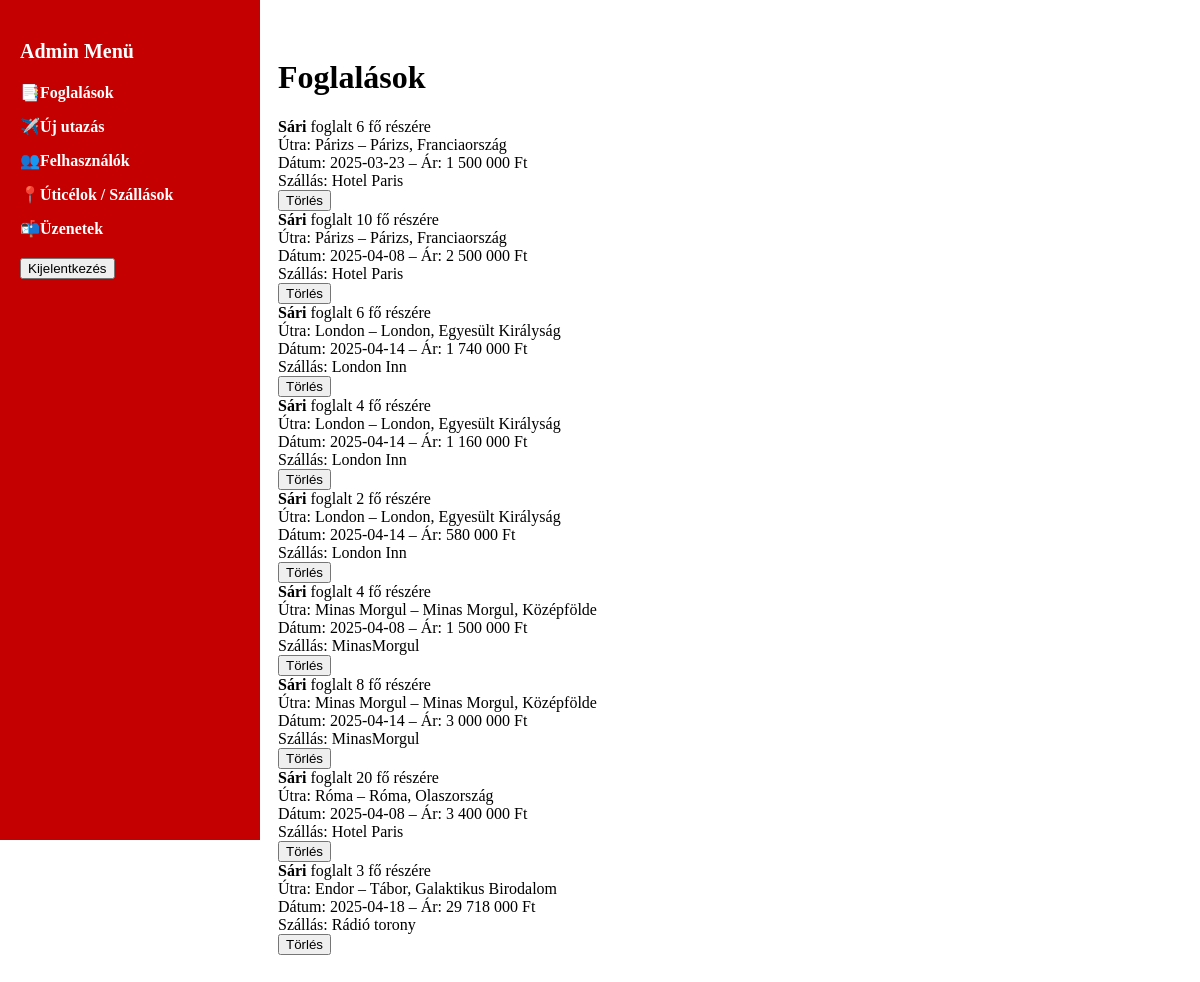
/Pagoda_Travel_Utazasi_iroda/public/admin.php (signed in), run on the app's committed database.
### tables this page shows
CREATE TABLE `bookings` (
  `id` int(11) NOT NULL,
  `clients_id` int(11) NOT NULL,
  `trips_id` int(11) NOT NULL,
  `accommodation_id` int(11) NOT NULL,
  `booking_date` date NOT NULL,
  `number_of_passengers` int(11) NOT NULL,
  `total_price` bigint(20) NOT NULL
);

CREATE TABLE `clients` (
  `id` int(11) NOT NULL,
  `name` varchar(100) NOT NULL,
  `email` varchar(100) NOT NULL,
  `password` varchar(255) NOT NULL
);

CREATE TABLE `destinations` (
  `id` int(11) NOT NULL,
  `destination` varchar(100) NOT NULL,
  `city` varchar(100) NOT NULL,
  `country` varchar(100) NOT NULL
);

CREATE TABLE `accommodation` (
  `id` int(11) NOT NULL,
  `name_of_accommoda` varchar(100) NOT NULL,
  `address` varchar(255) NOT NULL,
  `rating` char(5) DEFAULT NULL,
  `price_per_night_per_per` bigint(20) NOT NULL,
  `destination_id` int(11) DEFAULT NULL
);

### Pagoda_Travel_Utazasi_iroda/app/controllers/AdminController.php (called while the page is built, shortened)
<?php
require_once __DIR__ . '/../models/Admin.php';
class AdminController {
    public function getAllBookings($pdo)
{
    $stmt = $pdo->query("
        SELECT b.*, c.name AS client_name,
               t.price_per_person, t.departure, t.arrival,
               d.destination, d.city, d.country,
               a.name_of_accommoda
        FROM bookings b
        JOIN clients c ON b.clients_id = c.id
        JOIN trips t ON b.trips_id = t.id
        JOIN destinations d ON t.destination_id = d.id
        JOIN accommodation a ON b.accommodation_id = a.id
    ");
    return $stmt->fetchAll(PDO::FETCH_ASSOC);
}
}
?>

### Pagoda_Travel_Utazasi_iroda/app/views/admin/pages/bookings.php (the view, shortened to what this page needs)
<h1>Foglalások</h1>
<?php foreach ($bookings as $booking): ?>
    <div class="booking-item">
        <strong><?php echo htmlspecialchars($booking['client_name']); ?></strong> foglalt
        <?php echo htmlspecialchars($booking['number_of_passengers']); ?> fő részére<br>
        Útra: <?php echo htmlspecialchars($booking['destination']); ?> –
        <?php echo htmlspecialchars($booking['city']); ?>,
        <?php echo htmlspecialchars($booking['country']); ?><br>
        Dátum: <?php echo htmlspecialchars($booking['booking_date']); ?> –
        Ár: <?php echo number_format($booking['total_price'], 0, ',', ' '); ?> Ft<br>
        Szállás: <?php echo htmlspecialchars($booking['name_of_accommoda']); ?>
        <form method="post">
            <button type="submit" name="delete_booking">Törlés</button>
        </form>
    </div>
<?php endforeach; ?>

### data on the page
bookings: clients.name "Sári", number_of_passengers "6", destinations.destination "Párizs", destinations.city "Párizs", destinations.country "Franciaország", booking_date "2025-03-23", total_price "1 500 000", accommodation.name_of_accommoda "Hotel Paris"
bookings: clients.name "Sári", number_of_passengers "10", destinations.destination "Párizs", destinations.city "Párizs", destinations.country "Franciaország", booking_date "2025-04-08", total_price "2 500 000", accommodation.name_of_accommoda "Hotel Paris"
bookings: clients.name "Sári", number_of_passengers "6", destinations.destination "London", destinations.city "London", destinations.country "Egyesült Királyság", booking_date "2025-04-14", total_price "1 740 000", accommodation.name_of_accommoda "London Inn"
bookings: clients.name "Sári", number_of_passengers "4", destinations.destination "London", destinations.city "London", destinations.country "Egyesült Királyság", booking_date "2025-04-14", total_price "1 160 000", accommodation.name_of_accommoda "London Inn"
bookings: clients.name "Sári", number_of_passengers "2", destinations.destination "London", destinations.city "London", destinations.country "Egyesült Királyság", booking_date "2025-04-14", total_price "580 000", accommodation.name_of_accommoda "London Inn"
bookings: clients.name "Sári", number_of_passengers "4", destinations.destination "Minas Morgul", destinations.city "Minas Morgul", destinations.country "Középfölde", booking_date "2025-04-08", total_price "1 500 000", accommodation.name_of_accommoda "MinasMorgul"
bookings: clients.name "Sári", number_of_passengers "8", destinations.destination "Minas Morgul", destinations.city "Minas Morgul", destinations.country "Középfölde", booking_date "2025-04-14", total_price "3 000 000", accommodation.name_of_accommoda "MinasMorgul"
bookings: clients.name "Sári", number_of_passengers "20", destinations.destination "Róma", destinations.city "Róma", destinations.country "Olaszország", booking_date "2025-04-08", total_price "3 400 000", accommodation.name_of_accommoda "Hotel Paris"
bookings: clients.name "Sári", number_of_passengers "3", destinations.destination "Endor", destinations.city "Tábor", destinations.country "Galaktikus Birodalom", booking_date "2025-04-18", total_price "29 718 000", accommodation.name_of_accommoda "Rádió torony"
